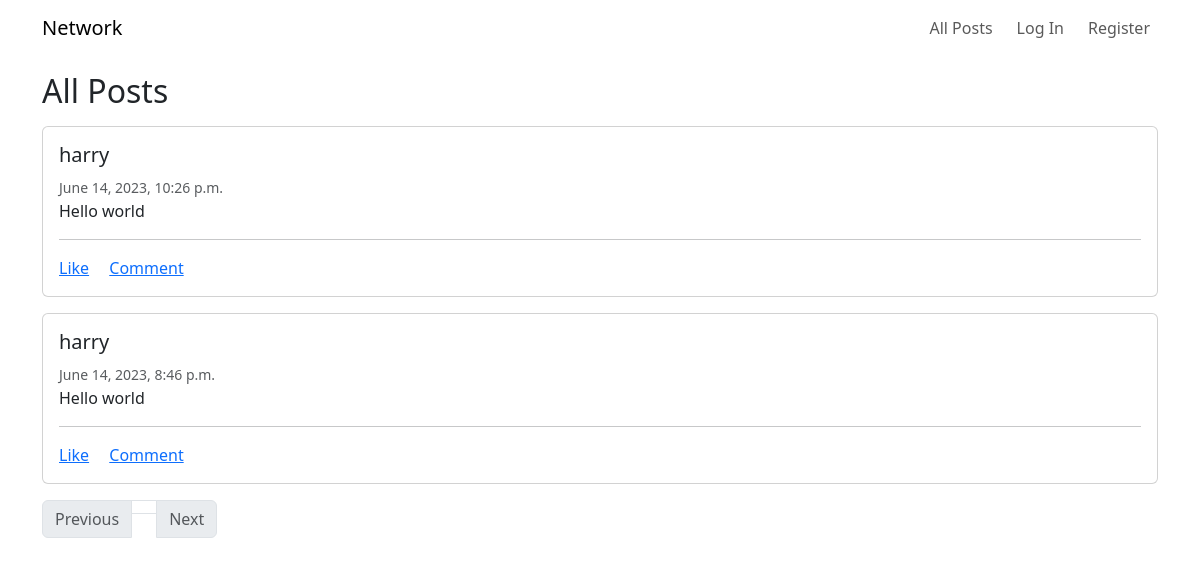
The app's page /, older data.
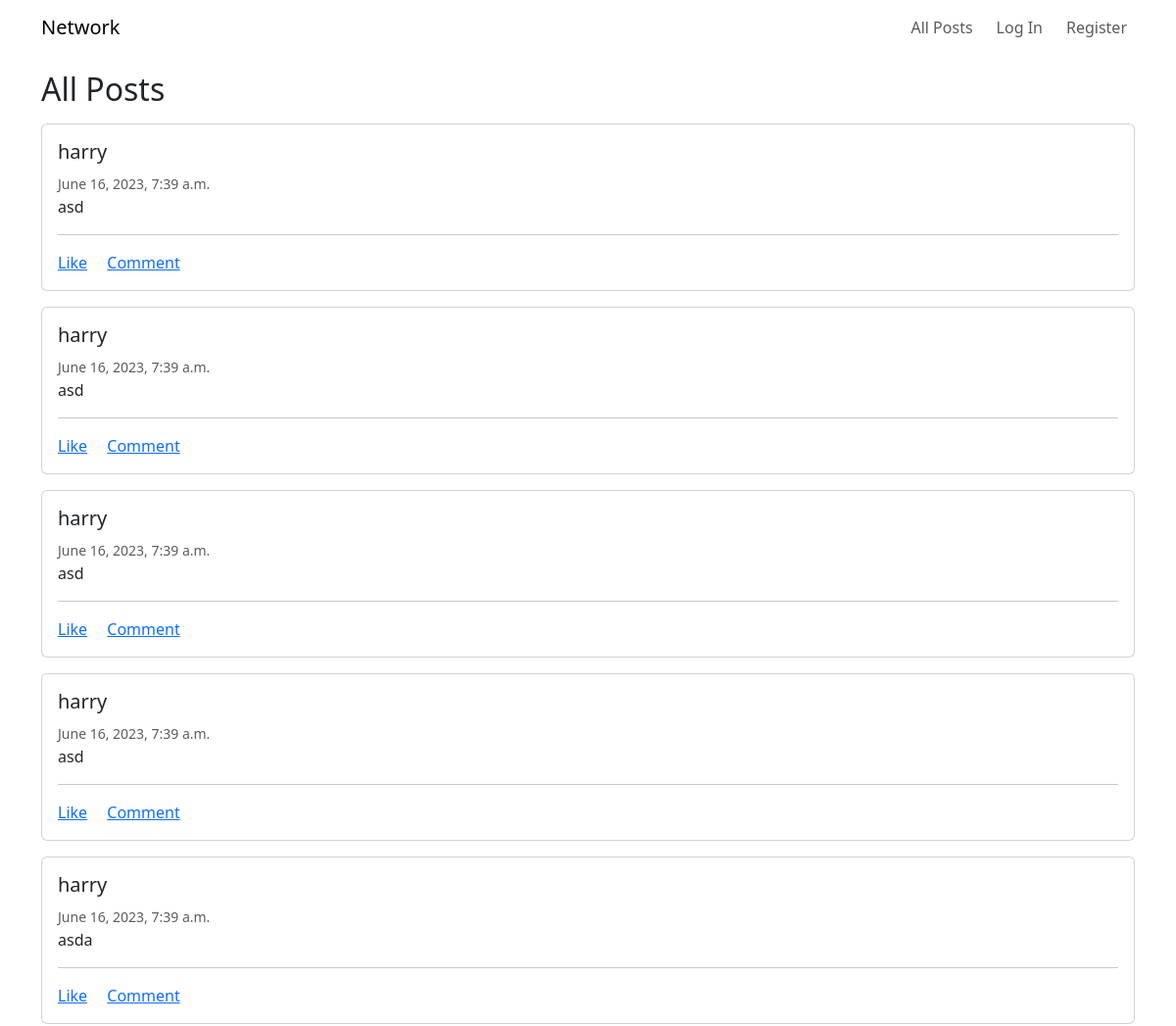
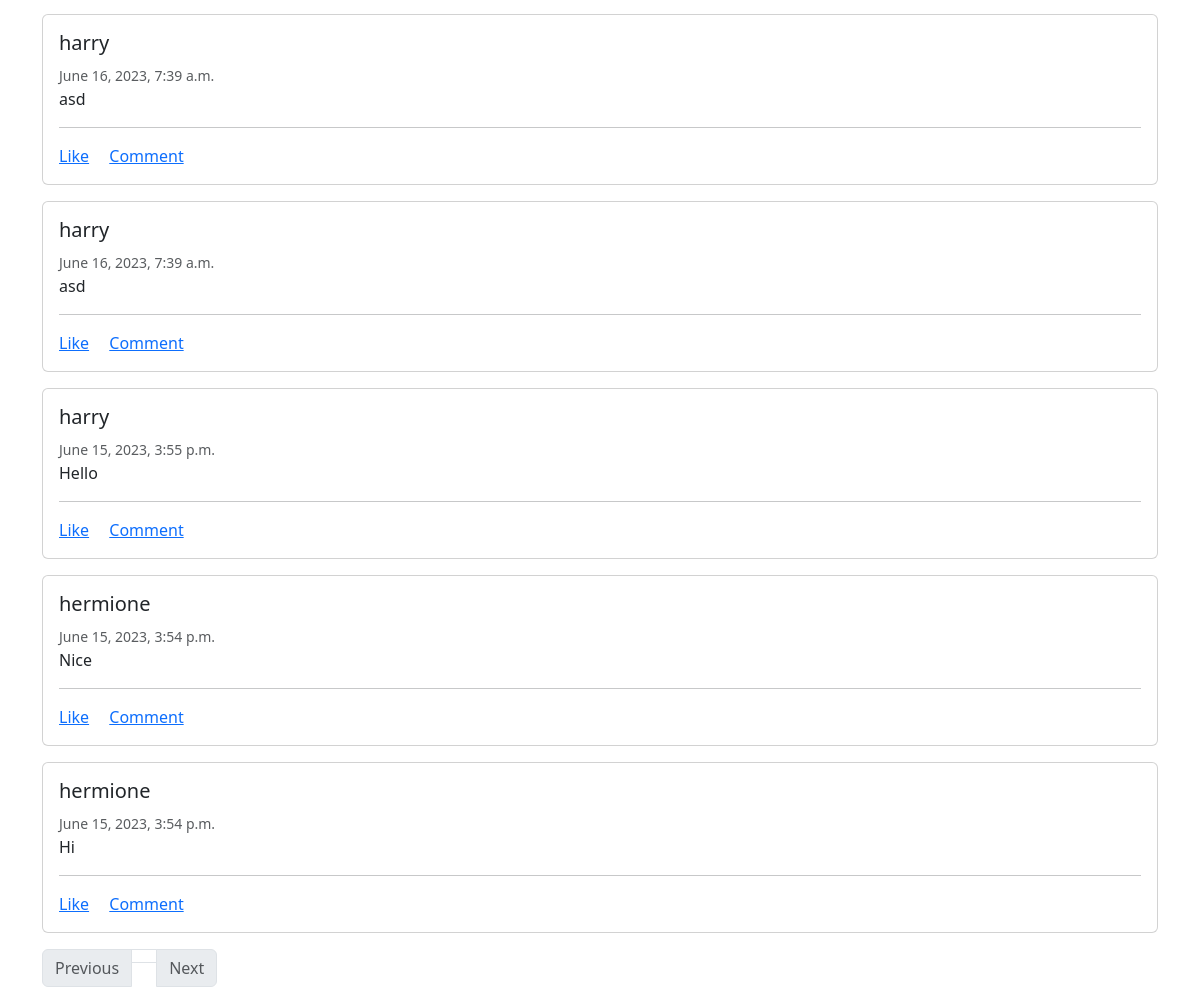
The same page, newer data (2 pictures, top to bottom).
### network/models.py (models this page shows, shortened)
class Post(models.Model):
    content = models.CharField(max_length=1200, null=False, blank=False)
    posted_on = models.DateTimeField(auto_now_add=True)
    posted_by = models.ForeignKey(User, on_delete=models.CASCADE, related_name="posts")
    likes = models.ManyToManyField(User, blank=True, related_name="liked_posts")

class User(AbstractUser):
    def serialize(self):
        posts = self.posts.order_by("-posted_on").all()
        return {
            "username": self.username,
            "email": self.email,
            "followers": self.followers.count(),
            "followings": self.followings.count(),
            "posts": [post.serialize() for post in posts]
        }

### network/views.py (the view)
# urls.py: path("", views.index, name="index"),
def index(request):
    posts = Post.objects.all()
    posts = posts.order_by("-posted_on")
    paginator = Paginator(posts, 10)
    page_num = request.GET.get("page")
    posts = paginator.get_page(page_num if page_num else 1)
    return render(request, "network/index.html", {
        "posts": posts
    })

### network/templates/network/index.html (shortened to what this page needs)
{% extends "network/layout.html" %}
{% block body %}
    <h2>All Posts</h2>
    {% for post in posts %}
        <div class="card w-100 my-3">
            <div class="card-body">
                <h5 class="card-title">{{ post.posted_by }}</h5>
                <small class="card-subtitle mb-2 text-body-secondary">{{ post.posted_on }}</small>
                <p class="card-text">{{ post.content }}</p>
                <hr>
                <a href="#" class="card-link">Like</a>
                <a href="#" class="card-link">Comment</a>
            </div>
        </div>
    {% empty %}
        <h3>No posts yet.</h3>
    {% endfor %}
    <ul class="pagination">
        <li class="page-item"><a href="#" id="prev-page-btn" class="page-link disabled">Previous</a></li>
        <li class="page-item"><a href="#" id="current-page" class="page-link"></a></li>
        <li class="page-item"><a href="#" id="next-page-btn" class="page-link disabled">Next</a></li>
    </ul>
{% endblock %}

### network/templates/network/layout.html (shortened to what this page needs)
{% load static %}
<!DOCTYPE html>
<html lang="en">
    <head>
        <link href="https://cdn.jsdelivr.net/npm/bootstrap@5.3.0/dist/css/bootstrap.min.css" rel="stylesheet">
        <link href="{% static 'network/styles.css' %}" rel="stylesheet">
    </head>
    <body>
        <nav class="navbar navbar-expand-lg bg-transparent">
            <div class="container">
                <a class="navbar-brand" href="#">Network</a>
                <div>
                    <ul class="navbar-nav ms-auto gap-2">
                        <li class="nav-item">
                        <a class="nav-link" href="{% url 'index' %}" id="allposts-btn">All Posts</a>
                        </li>
                        {% if user.is_authenticated %}
                            <li class="nav-item">
                                <a class="nav-link" href="#" id="following-btn">Following</a>
                            </li>
                            <li class="nav-item">
                                <a class="nav-link" href="{% url 'logout' %}">Log Out</a>
                            </li>
                        {% else %}
                            <li class="nav-item">
                                <a class="nav-link" href="{% url 'login' %}">Log In</a>
                            </li>
                            <li class="nav-item">
                                <a class="nav-link" href="{% url 'register' %}">Register</a>
                            </li>
                        {% endif %}
                    </ul>
                </div>
            </div>
        </nav>
        <div class="container my-3">
            {% block body %}
            {% endblock %}
        </div>
    </body>
</html>

Row changes from the older to the newer data that the page shows:
removed Post: posted_by "harry", posted_on "June 14, 2023, 10:26 p.m.", content "Hello world"
removed Post: posted_by "harry", posted_on "June 14, 2023, 8:46 p.m.", content "Hello world"
added Post: posted_by "harry", posted_on "June 16, 2023, 7:39 a.m.", content "asd"
added Post: posted_by "harry", posted_on "June 16, 2023, 7:39 a.m.", content "asd"
added Post: posted_by "harry", posted_on "June 16, 2023, 7:39 a.m.", content "asd"
added Post: posted_by "harry", posted_on "June 16, 2023, 7:39 a.m.", content "asd"
added Post: posted_by "harry", posted_on "June 16, 2023, 7:39 a.m.", content "asda"
added Post: posted_by "harry", posted_on "June 16, 2023, 7:39 a.m.", content "asd"
added Post: posted_by "harry", posted_on "June 16, 2023, 7:39 a.m.", content "asd"
added Post: posted_by "harry", posted_on "June 15, 2023, 3:55 p.m.", content "Hello"
added Post: posted_by "hermione", posted_on "June 15, 2023, 3:54 p.m.", content "Nice"
added Post: posted_by "hermione", posted_on "June 15, 2023, 3:54 p.m.", content "Hi"
